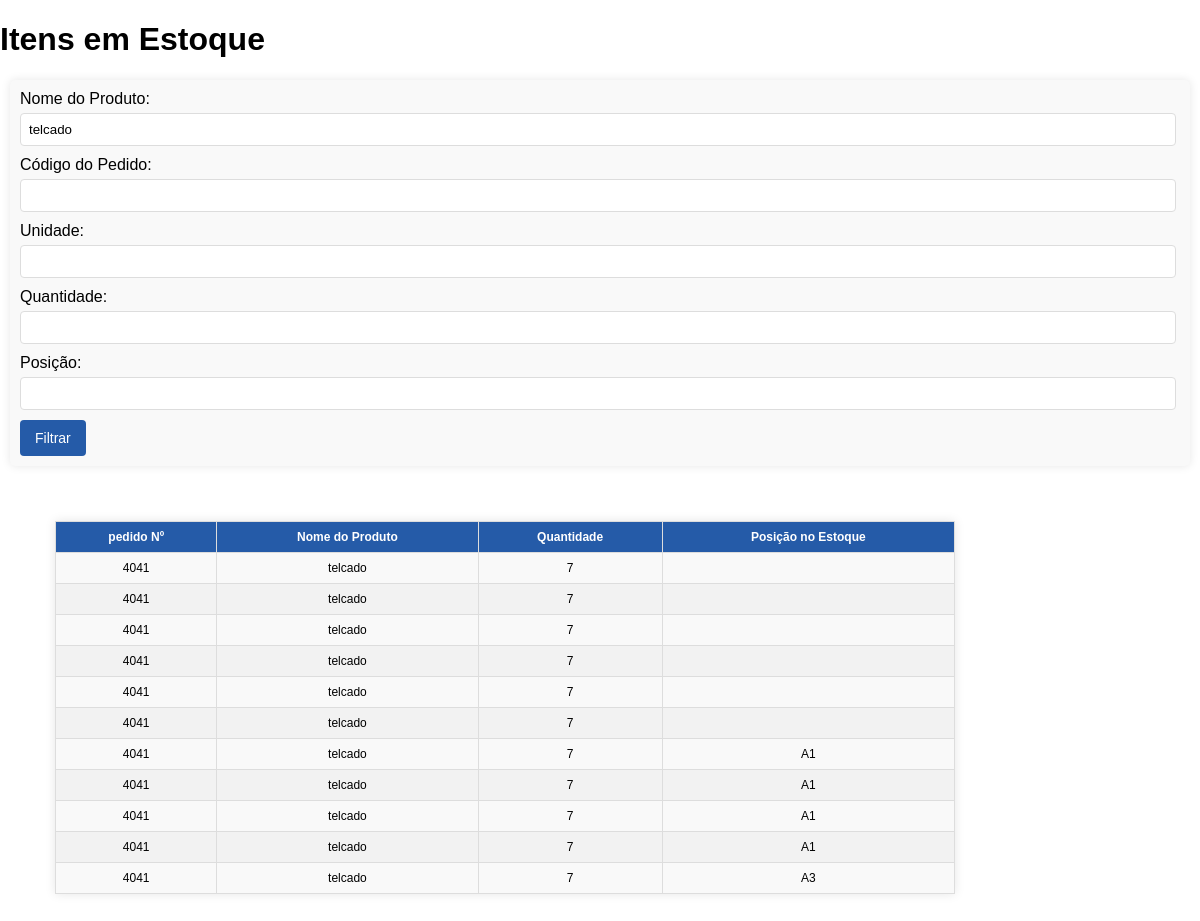
The app's page /SENAI_LOGISTICA/home/movimentacao/inventario.php?nome_produto=telcado, older data.
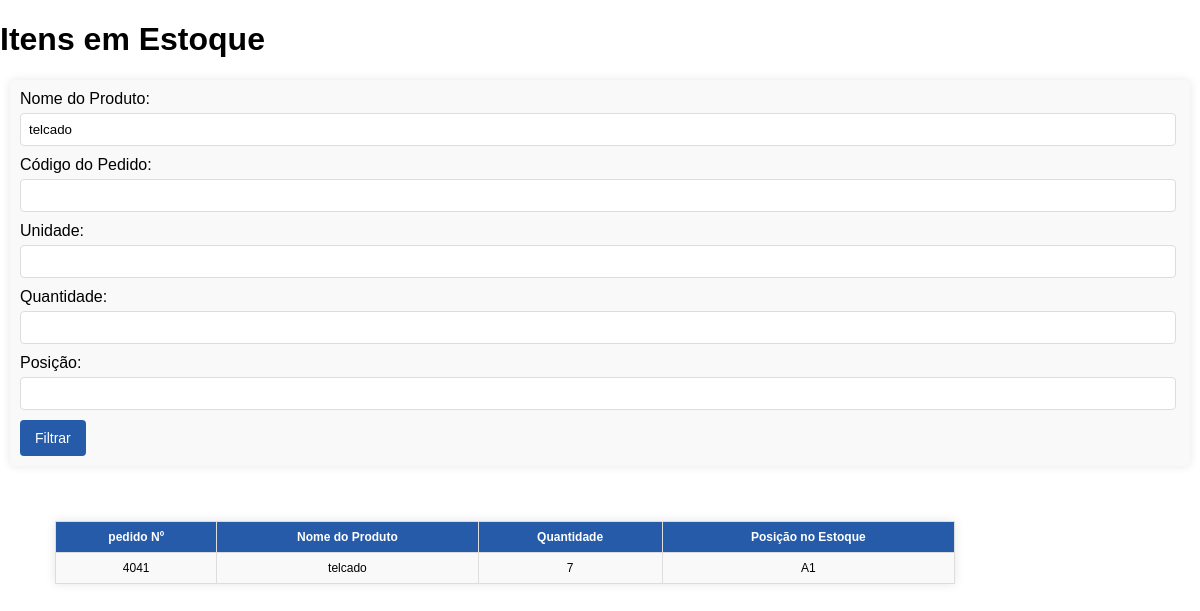
The same page, newer data.
### tables this page shows
CREATE TABLE `movimentacaopvist` (
  `id` int(11) NOT NULL,
  `produto_id` int(11) NOT NULL,
  `nome_produto` varchar(50) NOT NULL,
  `quantidade` int(11) NOT NULL,
  `status` varchar(20) NOT NULL DEFAULT 'pendente',
  `posicao_estoque` varchar(4) DEFAULT NULL
);

### SENAI_LOGISTICA/home/movimentacao/inventario.php (the view, shortened to what this page needs)
<?php
include 'db_connect.php';
$nome_produto = isset($_GET['nome_produto']) ? $_GET['nome_produto'] : '';
$cod_prod = isset($_GET['cod_prod']) ? $_GET['cod_prod'] : '';
$un_prod = isset($_GET['un_prod']) ? $_GET['un_prod'] : '';
$quantidade = isset($_GET['quantidade']) ? $_GET['quantidade'] : '';
$posicao_estoque = isset($_GET['posicao_estoque']) ? $_GET['posicao_estoque'] : '';
$sql = "SELECT * FROM movimentacaopvist WHERE 1=1";
if ($nome_produto != '') {
    $sql .= " AND nome_produto LIKE '%" . $conn->real_escape_string($nome_produto) . "%'";
}
$result = $conn->query($sql);
?>
<!DOCTYPE html>
<html lang="pt-BR">
<head>
</head>
<body>
    <h1>Itens em Estoque</h1>
    <form class="filter-form" method="get" action="">
        <label for="nome_produto">Nome do Produto:</label>
        <input type="text" id="nome_produto" name="nome_produto" value="<?php echo htmlspecialchars($nome_produto); ?>">
        <label for="cod_prod">Código do Pedido:</label>
        <input type="text" id="cod_prod" name="cod_prod" value="<?php echo htmlspecialchars($cod_prod); ?>">
        <label for="un_prod">Unidade:</label>
        <input type="text" id="un_prod" name="un_prod" value="<?php echo htmlspecialchars($un_prod); ?>">
        <label for="quantidade">Quantidade:</label>
        <input type="number" id="quantidade" name="quantidade" value="<?php echo htmlspecialchars($quantidade); ?>">
        <label for="posicao_estoque">Posição:</label>
        <input type="text" id="posicao_estoque" name="posicao_estoque" value="<?php echo htmlspecialchars($posicao_estoque); ?>">
        <button type="submit">Filtrar</button>
    </form>
    <table>
        <thead>
            <tr>
                <th>pedido Nº</th>
                <th>Nome do Produto</th>
                <th>Quantidade</th>
                <th>Posição no Estoque</th>
            </tr>
        </thead>
        <tbody>
            <?php
            if ($result->num_rows > 0) {
                while ($row = $result->fetch_assoc()) {
                    echo "<tr>
                            <td data-label='Produto ID'>" . $row["produto_id"] . "</td>
                            <td data-label='Nome do Produto'>" . $row["nome_produto"] . "</td>
                            <td data-label='Quantidade'>" . $row["quantidade"] . "</td>
                            <td data-label='Posição no Estoque'>" . $row["posicao_estoque"] . "</td>
                        </tr>";
                }
            } else {
                echo "<tr><td colspan='5' class='no-results'>Nenhum item encontrado</td></tr>";
            }
            ?>
        </tbody>
    </table>
</body>
</html>

### SENAI_LOGISTICA/home/movimentacao/inventario.php (style rules this page uses)
body { font-family: Arial, sans-serif; margin: 0; padding: 0; overflow: auto; overflow-x: hidden; }
.filter-form { margin: 10px; padding: 10px; background-color: #f9f9f9; border-radius: 5px; box-shadow: 0 0 10px rgba(0, 0, 0, 0.1); }
.filter-form label { display: block; margin-bottom: 5px; }
.filter-form input[type="text"], .filter-form input[type="number"] { width: calc(100% - 22px); padding: 8px; margin-bottom: 10px; border: 1px solid #ddd; border-radius: 4px; }
.filter-form button { background-color: rgb(37, 91, 168); ; color: white; border: none; padding: 10px 15px; border-radius: 4px; cursor: pointer; font-size: 14px; }
table { width: 75%; border-collapse: collapse; margin: 55px; box-shadow: 0 0 10px rgba(0, 0, 0, 0.1); }
th, td { border: 1px solid #ddd; padding: 8px; text-align: center; font-size: 12px; }
th { background-color: rgb(37, 91, 168); ; color: white; }
td { background-color: #f9f9f9; }
tr:nth-child(even) td { background-color: #f2f2f2; }

Row changes from the older to the newer data that the page shows:
removed movimentacaopvist: produto "4041", nome_produto "telcado", quantidade "7"
removed movimentacaopvist: produto "4041", nome_produto "telcado", quantidade "7"
removed movimentacaopvist: produto "4041", nome_produto "telcado", quantidade "7"
removed movimentacaopvist: produto "4041", nome_produto "telcado", quantidade "7"
removed movimentacaopvist: produto "4041", nome_produto "telcado", quantidade "7"
removed movimentacaopvist: produto "4041", nome_produto "telcado", quantidade "7"
removed movimentacaopvist: produto "4041", nome_produto "telcado", quantidade "7", posicao_estoque "A1"
removed movimentacaopvist: produto "4041", nome_produto "telcado", quantidade "7", posicao_estoque "A1"
removed movimentacaopvist: produto "4041", nome_produto "telcado", quantidade "7", posicao_estoque "A1"
removed movimentacaopvist: produto "4041", nome_produto "telcado", quantidade "7", posicao_estoque "A3"
